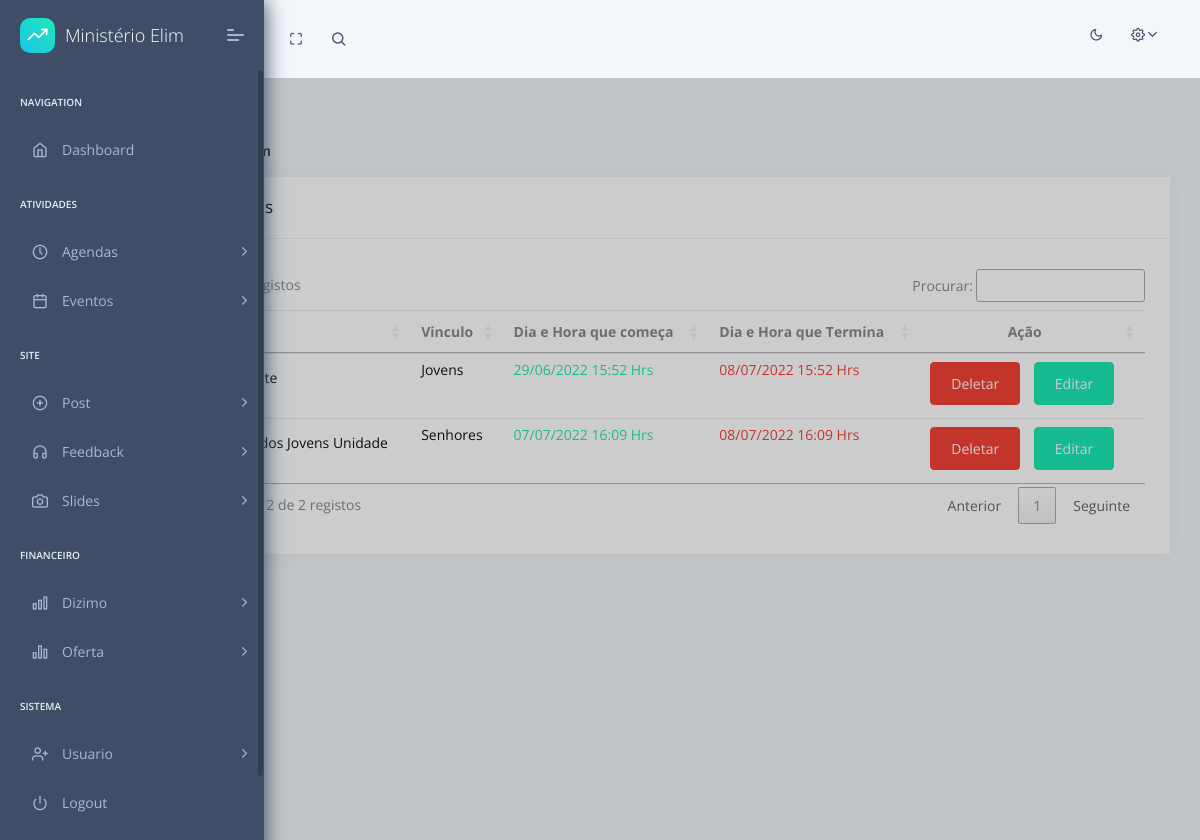
The app's page /dashboard/pages/listar-evento/ (signed in) with its own data.
### core/models.py (models this page shows, shortened)
class Evento(models.Model):
    id = models.AutoField(primary_key=True)
    name = models.CharField(max_length=100)
    image = models.ImageField(upload_to = 'eventos/',help_text="Size: 1920x570",blank=True)
    vinculo = models.CharField(max_length=70,blank=True)
    data_start = models.DateTimeField()
    data_end = models.DateTimeField()
    def get_data_start_evento(self):
        return self.data_start.strftime('%d/%m/%Y %H:%M Hrs')
    def get_data_end_evento(self):
        return self.data_end.strftime('%d/%m/%Y %H:%M Hrs')

### dashboard/home/pages/views.py (the view)
# urls.py: path('pages/listar-evento/', Pages.ListarEvento),
    @login_required(login_url="/dashboard/login/")
    def ListarEvento(req):
        evento = Evento.objects.all()
        user = req.user
        admin = user.is_superuser
        context = {
            'evento': evento,
            'media_root': MEDIA_ROOT,
            'media_url': MEDIA_URL,
            'username':user,
            'admin':admin
        }
        return render(req,'home/eventos/listar-evento.html',context)

### templates/home/eventos/listar-evento.html (shortened to what this page needs)
{% extends "layouts/base.html" %}
{% block stylesheets %}
    <link rel="stylesheet" type="text/css" href="https://cdn.datatables.net/1.12.1/css/jquery.dataTables.css">
{% endblock stylesheets %}
{% block content %}
<div class="pcoded-content">
    <div class="pcoded-inner-content">
        <div class="page-header">
            <div class="page-block">
                <div class="row align-items-center">
                    <div class="col-md-12">
                        <div class="page-header-title">
                            <h5 class="m-b-10">Listagem Eventos</h5>
                        </div>
                        <ul class="breadcrumb">
                            <li class="breadcrumb-item"><a href="/dashboard/"></a></li>
                            <li class="breadcrumb-item"><a href="#!">tabelas</a></li>
                            <li class="breadcrumb-item"><a href="javascript:">listagem</a></li>
                        </ul>
                    </div>
                </div>
            </div>
        </div>
        <div class="main-body">
            <div class="page-wrapper">
                <div class="row">
                    <div class="col-xl-12">
                        <div class="card">
                            <div class="card-header">
                                <h5>Listagem Eventos</h5>
                            </div>
                            <div class="card-block table-border-style">
                                <div class="table-responsive">
                                    <table class="table table-hover" id="TableEvent">
                                        <form id="form" method="post"> {% csrf_token %}
                                            <thead>
                                                <tr>
                                                    <th>Image - Nome</th>
                                                    <th>Vinculo</th>
                                                    <th>Dia e Hora que começa</th>
                                                    <th>Dia e Hora que Termina</th>
                                                    <th class="text-center">Ação</th>
                                                </tr>
                                            </thead>
                                            <tbody>
                                                {% for event in evento %}
                                                        <tr>
                                                            <td>
                                                                <h6 class="m-0"><img class="rounded-circle m-r-10" style="width:5vw;heigth:10vh;" src="{{media_url}}{{event.image}}" alt="activity-user">{{ event.name }}</h6>
                                                            </td>
                                                            <td>
                                                                <h6 class="m-0">{{ event.vinculo }}</h6>
                                                            </td>
                                                            <td>
                                                                <h6 class="m-0 text-c-green">{{ event.get_data_start_evento }}</h6>
                                                            </td>
                                                            <td>
                                                                <h6 class="m-0 text-c-red">{{ event.get_data_end_evento }}</h6>
                                                            </td>
                                                            <td>
                                                                <a href="/dashboard/deletar/evento/{{event.id}}" type="submit" class="btn btn-danger" >Deletar</a>
                                                                <a href="/dashboard/pages/editar-evento/{{event.id}}" type="submit" class="btn btn-success">Editar</a>
                                                            </td>
                                                        </tr>
                                                {% endfor %}
                                            </tbody>
                                        </form>
                                    </table>
                                </div>
                            </div>
                        </div>
                    </div>
                </div>
            </div>
        </div>
    </div>
</div>
{% endblock content %}

### records on screen
Evento: vinculo "Jovens", get_data_start_evento "29/06/2022 15:52 Hrs", get_data_end_evento "08/07/2022 15:52 Hrs"
Evento: name "Cultos dos Jovens Unidade", vinculo "Senhores", get_data_start_evento "07/07/2022 16:09 Hrs", get_data_end_evento "08/07/2022 16:09 Hrs"
